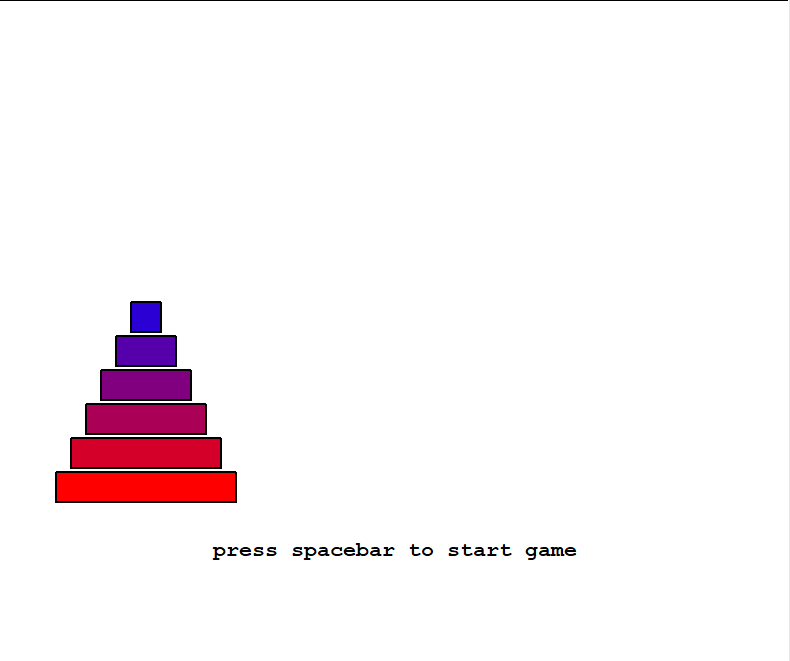

The script that drew this image:
from turtle import *

class Disc(Turtle):
    def __init__(self, n):
        Turtle.__init__(self, shape="square", visible=False)
        self.pu()
        self.shapesize(1.5, n*1.5, 2) # square-->rectangle
        self.fillcolor(n/6., 0, 1-n/6.)
        self.st()

class Tower(list):
    "Hanoi tower, a subclass of built-in type list"
    def __init__(self, x):
        "create an empty tower. x is x-position of peg"
        self.x = x
    def push(self, d):
        d.setx(self.x)
        d.sety(-150+34*len(self))
        self.append(d)
    def pop(self):
        d = list.pop(self)
        d.sety(150)
        return d

def hanoi(n, from_, with_, to_):
    if n > 0:
        hanoi(n-1, from_, to_, with_)
        to_.push(from_.pop())
        hanoi(n-1, with_, from_, to_)

def play():
    onkey(None,"space")
    clear()
    try:
        hanoi(6, t1, t2, t3)
        write("press STOP button to exit",
              align="center", font=("Courier", 16, "bold"))
    except Terminator:
        pass  # turtledemo user pressed STOP

def main():
    global t1, t2, t3
    ht(); penup(); goto(0, -225)   # writer turtle
    t1 = Tower(-250)
    t2 = Tower(0)
    t3 = Tower(250)
    # make tower of 6 discs
    for i in range(6,0,-1):
        t1.push(Disc(i))
    # prepare spartanic user interface ;-)
    write("press spacebar to start game",
          align="center", font=("Courier", 16, "bold"))
    onkey(play, "space")
    listen()
    return "EVENTLOOP"

if __name__=="__main__":
    msg = main()
    print(msg)
    mainloop()
